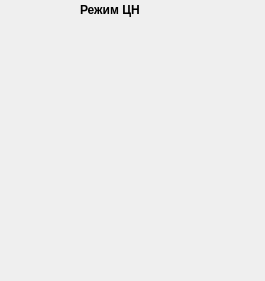
<?xml version="1.0" encoding="UTF-8"?>
<ui version="4.0">
 <class>CamMode</class>
 <widget class="QWidget" name="CamMode">
  <property name="geometry">
   <rect>
    <x>0</x>
    <y>0</y>
    <width>265</width>
    <height>281</height>
   </rect>
  </property>
  <property name="maximumSize">
   <size>
    <width>300</width>
    <height>300</height>
   </size>
  </property>
  <property name="windowTitle">
   <string>Form</string>
  </property>
  <widget class="QLabel" name="label_10">
   <property name="geometry">
    <rect>
     <x>80</x>
     <y>0</y>
     <width>81</width>
     <height>20</height>
    </rect>
   </property>
   <property name="font">
    <font>
     <weight>75</weight>
     <bold>true</bold>
    </font>
   </property>
   <property name="text">
    <string>Режим ЦН</string>
   </property>
  </widget>
  <widget class="QWidget" name="regim" native="true">
   <property name="geometry">
    <rect>
     <x>9</x>
     <y>29</y>
     <width>221</width>
     <height>201</height>
    </rect>
   </property>
  </widget>
 </widget>
 <resources/>
 <connections/>
</ui>
